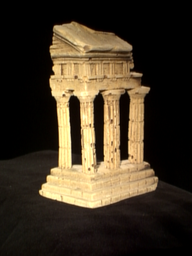
#> input picture assignment2/data/im1.png, 192 x 256 px, shrunk from 480 x 640 before the run
$ python -i myHarris.py   (imports and definitions only)
#> lines starting #> are read from the running program, lines starting #| are printed output that depends on the picture
### assignment1/utils.py
import cv2
import numpy as np
import math


def convolution(img, kernel):
    size = len(kernel)
    padding = size // 2
    res = np.zeros((img.shape[0] + padding * 2, img.shape[1] + padding * 2), dtype=np.float32)
    res[padding: padding + img.shape[0], padding: padding + img.shape[1]] = img.copy().astype(np.float32)
    temp = res.copy()

    for i in range(img.shape[0]):
        for j in range(img.shape[1]):
            res[padding + i, padding + j] = np.sum(kernel * temp[i: i + size, j: j + size])

    return res[padding: padding + img.shape[0], padding: padding + img.shape[1]]


#sobel type = 0为水平方向，type = 1为竖直方向
def sobel(img, type):
	kernels = [
		[[1,0,-1],[2,0,-2],[1,0,-1]],
		[[1,2,1],[0,0,0],[-1,-2,-1]]
	]
	return convolution(img,kernels[type])


def gaussianKernel1D(sigma):
    size = int(int(6*sigma-1)/2)*2+1
    kernel = np.zeros((size))
    center = int(size/2)
    sum = 0
    for i in range(size):
        x2 = 1.0*(i-center)**2
        t = math.exp(-x2/(sigma**2*2))
        kernel[i] = t/((2*np.pi)**0.5*sigma)
        sum = sum + kernel[i]
    kernel = kernel / sum
    return kernel


# [13 lines left out: function gaussianKernel2D, not called in this run]


def gaussian(img, sigma = 0.8):
    size = int(int(6*sigma-1)/2)*2+1
    kernel = gaussianKernel1D(sigma)

    padding = size // 2
    res = np.zeros((img.shape[0] + padding * 2, img.shape[1] + padding * 2), dtype=np.float32)
    res[padding: padding + img.shape[0], padding: padding + img.shape[1]] = img.copy().astype(np.float32)
    temp = res.copy()

    for i in range(img.shape[0]):
        for j in range(img.shape[1]):
            res[padding + i, padding + j] = np.sum(kernel * temp[i + padding, j: j + size])
    temp = res.copy()
    for i in range(img.shape[0]):
        for j in range(img.shape[1]):
            res[padding + i, padding + j] = np.sum(kernel * temp[i: i + size, j + padding])
    return res[padding: padding + img.shape[0], padding: padding + img.shape[1]]

### assignment1/myHarris.py
import cv2
import numpy as np
from utils import gaussian,sobel

def myCornerHarris(img, k=0.04, sigma=0.8):
	dx = sobel(img,0)
	dy = sobel(img,1)

	Ix2 = np.full_like(img,0)
	Iy2 = np.full_like(img,0)
	Ixy = np.full_like(img,0)

	for i in range(img.shape[0]):
		for j in range(img.shape[1]):
			Ix2[i][j] = dx[i][j] * dx[i][j]
			Iy2[i][j] = dy[i][j] * dy[i][j]
			Ixy[i][j] = dx[i][j] * dy[i][j]
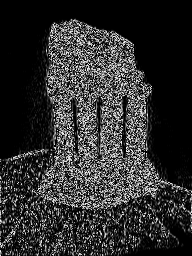
#> Ix2: shape (256, 192); min 0, max 249, mean 47.2
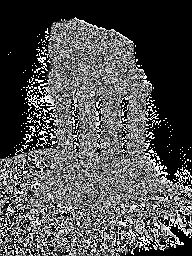
#> Ixy: shape (256, 192); min 0, max 255, mean 80.2
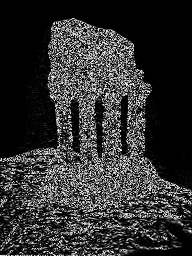
#> Iy2: shape (256, 192); min 0, max 249, mean 48.9

	A = gaussian(Ix2,sigma)
	B = gaussian(Ixy,sigma)
#> call 2 of gaussian, with sigma = 0.8
#> after the loop in gaussian (call 2), `for i in range(img.shape[0]):`:
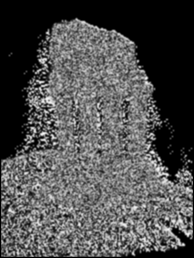
#> res: shape (258, 194) float32; min 0, max 250.2, mean 78.6
	C = gaussian(Iy2,sigma)
#> call 3 of gaussian, with sigma = 0.8
#> after the loop in gaussian (call 3), `for i in range(img.shape[0]):`:
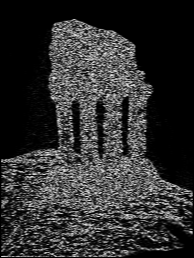
#> res: shape (258, 194) float32; min 0, max 247.1, mean 48
#> after the loop in gaussian (call 3), `for i in range(img.shape[0]):`:
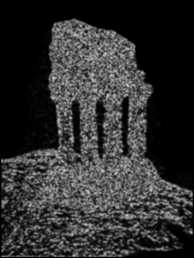
#> res: shape (258, 194) float32; min 0, max 210.3, mean 47.9

	pointVal = np.full_like(img,0)
	for i in range(img.shape[0]):
		for j in range(img.shape[1]):
			detM = A[i][j] * C[i][j] - B[i][j] * B[i][j]
			traceM = A[i][j] + C[i][j]
			pointVal[i][j] = detM - k * traceM * traceM
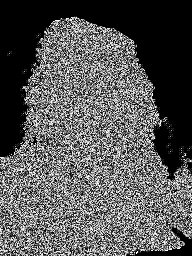
#> pointVal: shape (256, 192); min 0, max 255, mean 87.7

	totalMax = pointVal.max()
#> totalMax = 255
	points = []
	for i in range(pointVal.shape[0]):
		for j in range(pointVal.shape[1]):
			maxVal = 0
			for m in [-1,0,1]:
				for n in [-1,0,1]:
					x = max(i+m,0)
					x = min(x,pointVal.shape[0]-1)
					y = max(j+n,0)
					y = min(y,pointVal.shape[1]-1)
					maxVal = max(maxVal,pointVal[x][y])
			if(maxVal == pointVal[i][j] and pointVal[i][j]>0.01*totalMax):
				points.append((i,j))
#> after the loop, points = 4047 pairs, first value 17 to 255, second value 0 to 191
	return points


# [14 lines of commented-out code are left out]

>>> import cv2
>>> picture = cv2.imread('../assignment2/data/im1.png', cv2.IMREAD_GRAYSCALE)
>>> result = myCornerHarris(picture)
#> result has the same summary as points in myCornerHarris
